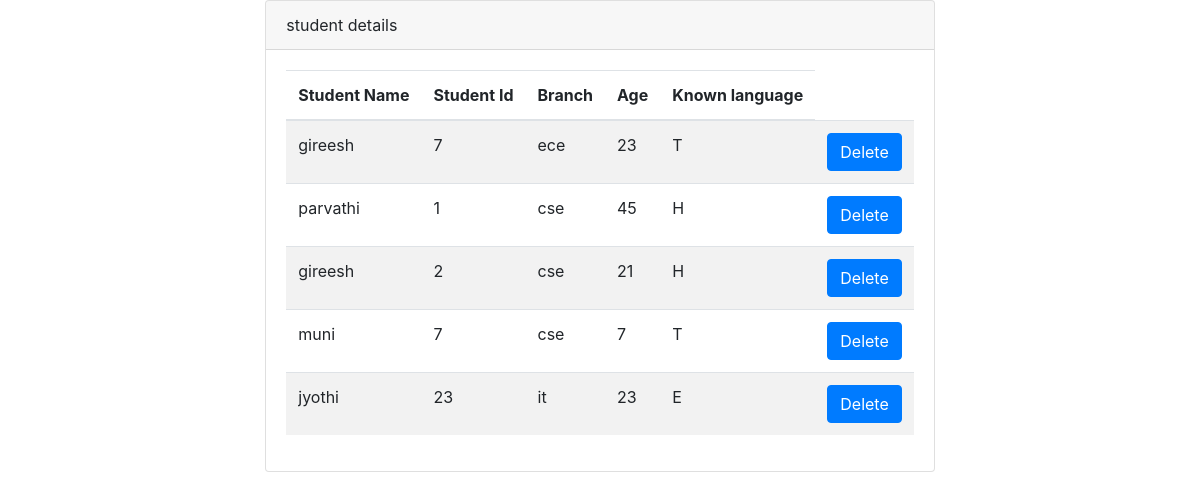
The page /myapp2/display/ on the database its author committed.
### myApp2/models.py (models this page shows, shortened)
class Student(models.Model):
    branches = [('cse','CSE'),
                ('ece','ECE'),
                ('it','IT'),
                ('eee','EEE')]
    language_choices = (
        ('T', 'Telugu'),
        ('E', 'English'),
        ('H', "Hindi"))
    stuid = models.CharField(max_length=10)
    stuName = models.CharField(max_length=50)
    branch = models.CharField(max_length=50,choices=branches)
    age = models.IntegerField()
    language = models.CharField(max_length=1, choices=language_choices, blank=True, null=True)

### myApp2/views.py (the view)
# urls.py: path('display/',views.display, name= 'display'),
def display(request):
    data = Student.objects.all()
    return render(request,'myApp2/displayStudent.html',{'data':data})

### myApp2/templates/myApp2/displayStudent.html (shortened to what this page needs)
<!DOCTYPE html>
<html>
<head>
	{% load static %}
	<link rel="stylesheet" type="text/css" href="{% static 'css/bootstrap.min.css' %}">
</head>
<body>
	<div class="container">
		<div class="row justify-content-center">
			<div class="card">
				<div class="card-header">
					student details
				</div>
				<div class="card-body">
			    <table class="table table-striped table-responsive">
					<thead >
						<th>Student Name</th>
						<th>Student Id</th>
			            <th>Branch</th>
			            <th>Age</th>
			            <th>Known language</th>
					</thead>
					<tbody>
						{% for info in data %}
							<tr>
								<td>{{info.stuName}}</td>
								<td>{{info.stuid}}</td>
			                    <td>{{info.branch}}</td>
			                    <td>{{info.age}}</td>
			                    <td>{{info.language}}</td>
			                    <td><a class="btn btn-primary" href="{% url 'delete' info.id %}">Delete</a></td>
							</tr>
						{% endfor %}
					</tbody>
				</table>
			</div>
		</div>
	</div>
</div>
</body>
</html>

### rows shown on the page
Student: stuName "gireesh", stuid "7", branch "ece", age "23", language "T"
Student: stuName "parvathi", stuid "1", branch "cse", age "45", language "H"
Student: stuName "gireesh", stuid "2", branch "cse", age "21", language "H"
Student: stuName "muni", stuid "7", branch "cse", age "7", language "T"
Student: stuName "jyothi", stuid "23", branch "it", age "23", language "E"
